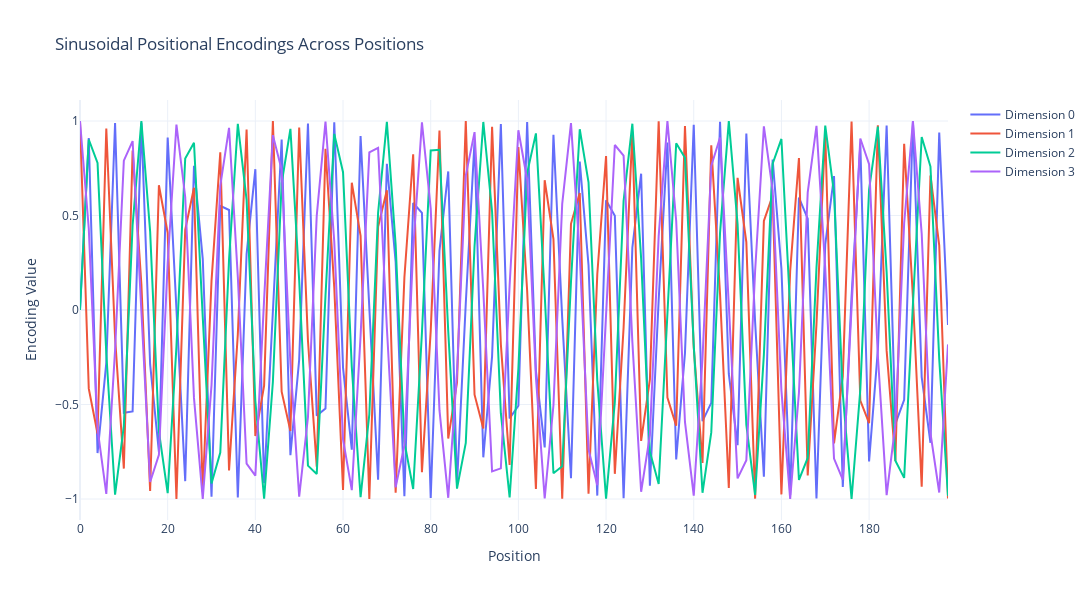

Notebook source saved alongside this figure:
### Code cell
import plotly.graph_objects as go

# Define parameters
vocab_size = 65  
n_emb = 32
block_size = 8

# Create an instance of the model
model = BigramLanguageModel()

# Create an instance of the PositionalEncoding for plotting purposes
pos_encoding = PositionalEncoding(n_emb)

# Generate sinusoidal encodings for a larger sequence length for smoother curves
T = 256  # Increase the sequence length for smoother sinusoidal curves
positional_encodings = pos_encoding.get_sinusoidal_encoding(T).numpy()
print(positional_encodings[:10])

# Create the Plotly figure
fig = go.Figure()

# Add traces for the first 4 dimensions
for dim in range(4):
    fig.add_trace(go.Scatter(
        y=positional_encodings[:200:2, dim],  # Plot every second position up to 200
        x=list(range(0, 200, 2)),
        mode='lines',
        name=f'Dimension {dim}'
    ))

# Update the layout
fig.update_layout(
    title="Sinusoidal Positional Encodings Across Positions",
    xaxis_title="Position",
    yaxis_title="Encoding Value",
    width=1200,
    height=600,
    template="plotly_white"
)

# Show the plot
fig.show()
